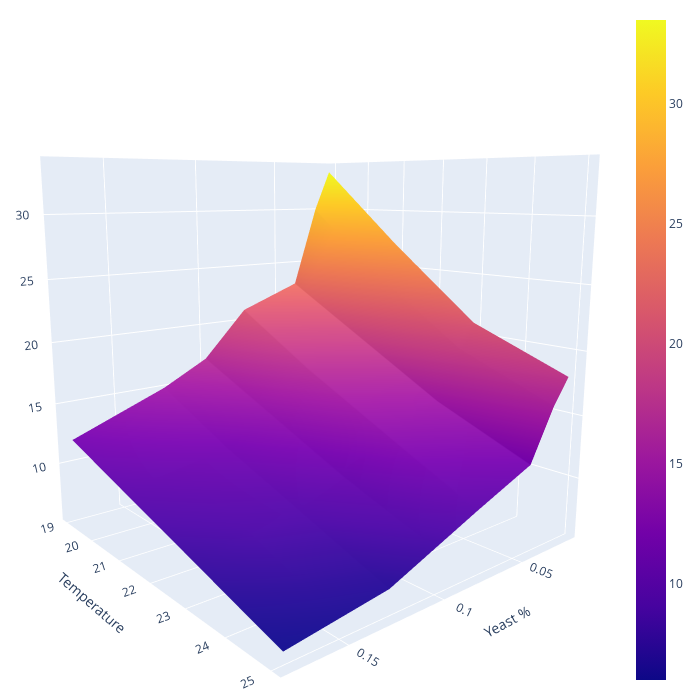

The notebook cell saved with this chart:
### Code cell
import plotly.graph_objects as go

yeast_table_ = yeast_table3.loc[19:].copy()

z = yeast_table_.values
x,y = np.meshgrid(yeast_table_.columns.values, yeast_table_.index.values)


fig = go.Figure(data=[
    go.Surface(x=x, y=y, z=z),])

fig.update_layout(scene = dict(
                    xaxis_title='Yeast %',
                    yaxis_title='Temperature',
                    zaxis_title='Fermentation time [h]'),
                    width=700,height=700,
                    margin=dict(r=20, b=10, l=10, t=10))

fig.show(width=1000, height=1000)

### Figure 1 — Plotly figure (JSON) as saved in the notebook; plotly's stock layout.template omitted (floating-point values rounded to 4 significant figures)
{"data": [{"type": "surface", "x": [[0.015, 0.025, 0.04, 0.075, 0.1, 0.125, 0.15, 0.175], [0.015, 0.025, 0.04, 0.075, 0.1, 0.125, 0.15, 0.175], [0.015, 0.025, 0.04, 0.075, 0.1, 0.125, 0.15, 0.175], [0.015, 0.025, 0.04, 0.075, 0.1, 0.125, 0.15, 0.175]], "y": [[19, 19, 19, 19, 19, 19, 19, 19], [21, 21, 21, 21, 21, 21, 21, 21], [23, 23, 23, 23, 23, 23, 23, 23], [25, 25, 25, 25, 25, 25, 25, 25]], "z": [[33.5, 30, 23, 21, 17, 15, 13.5, 12], [27, 24, 19, 17, 14, 12, 11, 10], [21, 19, 15, 13.5, 11, 9.5, 9, 8], [18, 16, 12, 10, 8.5, 7, 6.5, 6]]}], "layout": {"height": 700, "margin": {"b": 10, "l": 10, "r": 20, "t": 10}, "scene": {"aspectmode": "auto", "aspectratio": {"x": 1, "y": 1, "z": 1}, "camera": {"center": {"x": 0, "y": 0, "z": 0}, "eye": {"x": 1.369, "y": 1.624, "z": 0.4189}, "projection": {"type": "perspective"}, "up": {"x": 0, "y": 0, "z": 1}}, "xaxis": {"title": {"text": "Yeast %"}, "type": "linear"}, "yaxis": {"title": {"text": "Temperature"}, "type": "linear"}, "zaxis": {"title": {"text": "Fermentation time [h]"}, "type": "linear"}}, "width": 700}}
